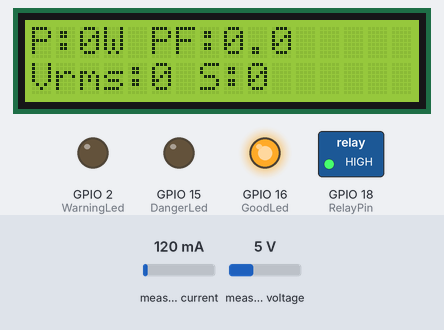
Bench run of a program on a simulated ESP32. On the bench: 16×2 character LCD, switched loads named in the program (green lamp = pin HIGH), output pins drawn as LEDs (lit = HIGH). Dashed ring = blinking. Inputs (shaded band) come from the test bench; at power-on: measured current 120 mA, measured voltage 5 V. WiFi joins after 1.5 s; servers stay silent unless stated; no MQTT or app messages arrive unless stated; what the program prints to the serial monitor is not drawn.

Above: at 2.2 s.
2.3 s: measured current set to 334 mA
At 3.5 s:
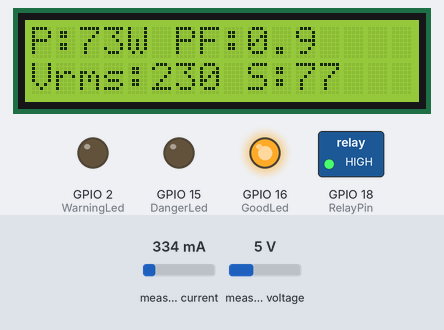
4.6 s: measured current set to 401 mA
At 5.9 s:
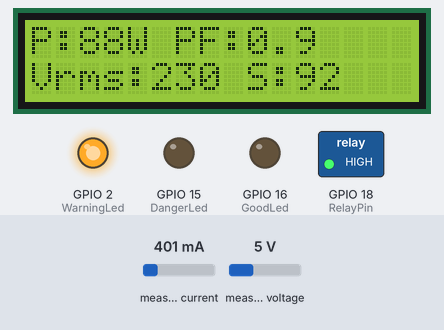
6.6 s: measured current set to 533 mA
At 9.9 s:
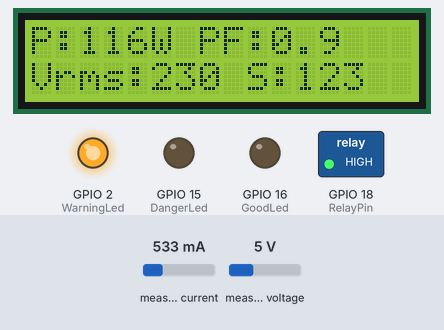
10.6 s: measured current set to 581 mA
At 11.12 s:
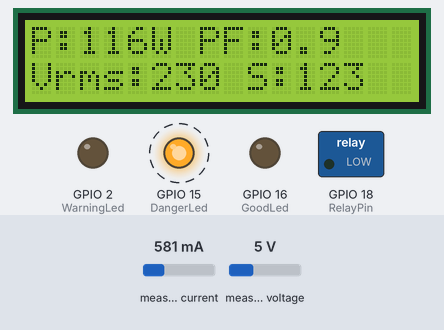
13.2 s: measured voltage set to 0.3 V
At 13.38 s:
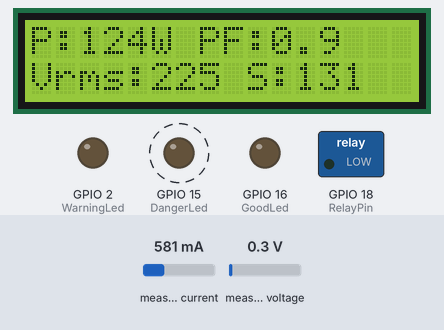
14.9 s: measured voltage set to 3.8 V
At 17.68 s:
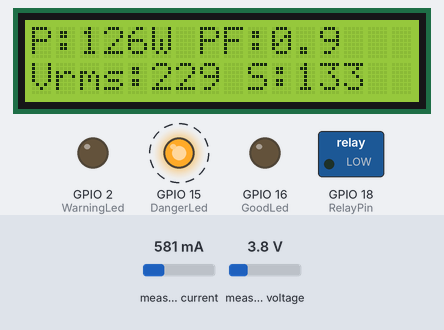
Timing chart, 0 to 19.8 s (numbered marks = the images above; inputs shaded):
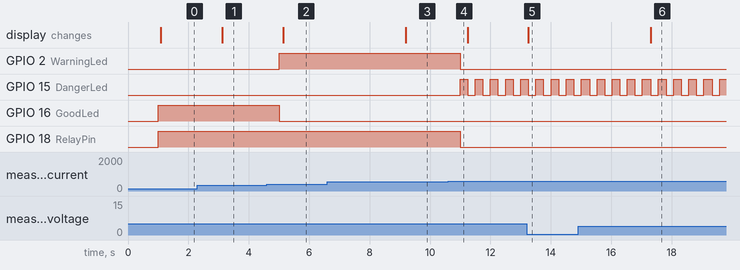

Measured:
- the behaviour switches between 366 and 367 mA on measured current (found by bisection; images 1 and 2)
- the behaviour switches between 549 and 550 mA on measured current (found by bisection; images 3 and 4)
- after the input at 2.3 s, the display: changes after 0.81 s (image 1)
- after the input at 4.6 s, GPIO 2 (WarningLed): LOW → HIGH after 0.40 s; GPIO 16 (GoodLed): HIGH → LOW after 0.40 s; the display: changes after 0.54 s (image 2)
- after the input at 6.6 s, the display: changes after 2.6 s (image 3)
- after the input at 10.6 s, GPIO 2 (WarningLed), GPIO 18 (RelayPin): HIGH → LOW after 0.40 s; GPIO 15 (DangerLed): alternates HIGH for 0.25 s and LOW for 0.25 s, starting after 0.40 s
- after the input at 13.2 s, the display: changes after 0.06 s (image 5)
- after the input at 14.9 s, the display: changes after 2.4 s (image 6)

The program:

main.cpp
```cpp
#include <Arduino.h>
#include <EmonLib.h>
#include <LiquidCrystal_I2C.h>
#include <WiFi.h>
#include <PubSubClient.h>

// --- INSTANCIAS ---
EnergyMonitor emon1;
LiquidCrystal_I2C lcd(0x27, 16, 2);  // Cambia si tu LCD tiene otra dirección

// --- PINES ---
const int DangerLed = 15;
const int WarningLed = 2;   // Cambié a GPIO 2 para evitar problemas con GPIO 0
const int GoodLed = 16;
const int RelayPin = 18;

// --- VARIABLES COMPARTIDAS ---
float realPower = 0;

// --- MUTEX ---
SemaphoreHandle_t powerMutex;

// --- WIFI y MQTT ---
const char* ssid = "pop-os-minitaller";
const char* password = "2356636656";
const char* mqtt_server = "192.168.1.19";

WiFiClient espClient;
PubSubClient client(espClient);

// ---------- FUNCIONES WIFI Y MQTT ----------
void setup_wifi() {
  delay(10);
  Serial.println();
  Serial.print("Conectando a ");
  Serial.println(ssid);

  WiFi.begin(ssid, password);

  while (WiFi.status() != WL_CONNECTED) {
    delay(500);
    Serial.print(".");
  }

  Serial.println("");
  Serial.println("WiFi conectado");
  Serial.print("IP: ");
  Serial.println(WiFi.localIP());
}

void reconnect() {
  while (!client.connected()) {
    Serial.print("Intentando conexión MQTT...");
    if (client.connect("esp32powermonitor", "esp32powermonitor", "123456")) {
      Serial.println("conectado");
    } else {
      Serial.print("falló, rc=");
      Serial.print(client.state());
      Serial.println(" intentando de nuevo en 5 segundos");
      delay(5000);
    }
  }
}

void mqttPublishPower(float power, float apparent, float pf, float voltage) {
  char msg[100];
  snprintf(msg, sizeof(msg),
           "{\"realPower\":%.2f,\"apparentPower\":%.2f,\"powerFactor\":%.2f,\"voltage\":%.2f}",
           power, apparent, pf, voltage);
  client.publish("home/energy/power", msg);
}

// ---------- TAREA DE MONITOREO ----------
void powerMonitorTask(void *pvParameters) {
  emon1.voltage(36, 85.714, 1.7);
  emon1.current(39, 5.8);

  for (;;) {
    emon1.calcVI(20, 2000);

    if (xSemaphoreTake(powerMutex, pdMS_TO_TICKS(100))) {
      realPower = emon1.realPower;
      xSemaphoreGive(powerMutex);
    }

    Serial.printf("P: %.2f W | S: %.2f VA | PF: %.2f | V: %.2f V\n",
                  emon1.realPower, emon1.apparentPower,
                  emon1.powerFactor, emon1.Vrms);

    vTaskDelay(pdMS_TO_TICKS(1000));
  }
}

// ---------- TAREA LED BUENO ----------
void statusGoodTask(void *pvParameters) {
  for (;;) {
    float power = 0;
    if (xSemaphoreTake(powerMutex, pdMS_TO_TICKS(100))) {
      power = realPower;
      xSemaphoreGive(powerMutex);
    }

    digitalWrite(GoodLed, power < 80 ? HIGH : LOW);
    vTaskDelay(pdMS_TO_TICKS(500));
  }
}

// ---------- TAREA LED ADVERTENCIA ----------
void statusWarningTask(void *pvParameters) {
  for (;;) {
    float power = 0;
    if (xSemaphoreTake(powerMutex, pdMS_TO_TICKS(100))) {
      power = realPower;
      xSemaphoreGive(powerMutex);
    }

    digitalWrite(WarningLed, (power >= 80 && power <= 120) ? HIGH : LOW);
    vTaskDelay(pdMS_TO_TICKS(500));
  }
}

// ---------- TAREA LED PELIGRO ----------
void statusDangerTask(void *pvParameters) {
  for (;;) {
    float power = 0;
    if (xSemaphoreTake(powerMutex, pdMS_TO_TICKS(100))) {
      power = realPower;
      xSemaphoreGive(powerMutex);
    }

    if (power > 120) {
      digitalWrite(DangerLed, HIGH);
      vTaskDelay(pdMS_TO_TICKS(250));
      digitalWrite(DangerLed, LOW);
      vTaskDelay(pdMS_TO_TICKS(250));
    } else {
      digitalWrite(DangerLed, LOW);
      vTaskDelay(pdMS_TO_TICKS(500));
    }
  }
}

// ---------- TAREA RELÉ ----------
void relayControlTask(void *pvParameters) {
  for (;;) {
    float power = 0;
    if (xSemaphoreTake(powerMutex, pdMS_TO_TICKS(100))) {
      power = realPower;
      xSemaphoreGive(powerMutex);
    }

    if (power > 120) {
      digitalWrite(RelayPin, LOW);   // Desconectar
    } else {
      digitalWrite(RelayPin, HIGH);  // Conectar
    }

    vTaskDelay(pdMS_TO_TICKS(500));
  }
}

// ---------- TAREA LCD ----------
void lcdDisplayTask(void *pvParameters) {
  lcd.init();
  lcd.backlight();

  for (;;) {
    float power = 0, apparent = 0, pf = 0, voltage = 0;

    if (xSemaphoreTake(powerMutex, pdMS_TO_TICKS(100))) {
      power    = emon1.realPower;
      apparent = emon1.apparentPower;
      pf       = emon1.powerFactor;
      voltage  = emon1.Vrms;
      xSemaphoreGive(powerMutex);
    }

    lcd.clear();
    lcd.setCursor(0, 0);
    lcd.print("P:");
    lcd.print(power, 0);
    lcd.print("W PF:");
    lcd.print(pf, 1);

    lcd.setCursor(0, 1);
    lcd.print("Vrms:");
    lcd.print(voltage, 0);
    lcd.print(" S:");
    lcd.print(apparent, 0);

    vTaskDelay(pdMS_TO_TICKS(2000));  // Actualiza cada 2 segundos
  }
}

// ---------- TAREA MQTT ----------
void mqttTask(void *pvParameters) {
  setup_wifi();
  client.setServer(mqtt_server, 1883);

  for (;;) {
    if (!client.connected()) {
      reconnect();
    }
    client.loop();

    // Leer valores protegidos
    float power = 0, apparent = 0, pf = 0, voltage = 0;
    if (xSemaphoreTake(powerMutex, pdMS_TO_TICKS(100))) {
      power    = emon1.realPower;
      apparent = emon1.apparentPower;
      pf       = emon1.powerFactor;
      voltage  = emon1.Vrms;
      xSemaphoreGive(powerMutex);
    }

    mqttPublishPower(power, apparent, pf, voltage);

    vTaskDelay(pdMS_TO_TICKS(5000));  // Publica cada 5 segundos
  }
}

// ---------- SETUP ----------
void setup() {
  Serial.begin(9600);
  delay(1000);

  pinMode(GoodLed, OUTPUT);
  pinMode(WarningLed, OUTPUT);
  pinMode(DangerLed, OUTPUT);
  pinMode(RelayPin, OUTPUT);

  digitalWrite(RelayPin, HIGH);  // Relay ON

  powerMutex = xSemaphoreCreateMutex();

  xTaskCreatePinnedToCore(powerMonitorTask, "PowerMonitor", 8192, NULL, 2, NULL, 0);
  xTaskCreate(statusGoodTask, "GoodLED", 1024, NULL, 1, NULL);
  xTaskCreate(statusWarningTask, "WarningLED", 1024, NULL, 1, NULL);
  xTaskCreate(statusDangerTask, "DangerLED", 1024, NULL, 3, NULL);
  xTaskCreate(relayControlTask, "RelayControl", 1024, NULL, 4, NULL);
  xTaskCreate(lcdDisplayTask, "LCDDisplay", 2048, NULL, 1, NULL);
  xTaskCreate(mqttTask, "MQTTTask", 4096, NULL, 1, NULL);
}

void loop() {
  // Nada aquí
}
```

emolib_test.cpp
```cpp
// #include <Wire.h>
// #include <LiquidCrystal_I2C.h>
// #include <EmonLib.h>

// // Dirección por defecto del LCD I2C. Cambia si es distinta (0x27 o 0x3F suelen ser comunes)
// LiquidCrystal_I2C lcd(0x27, 16, 2);

// void setup() {
//   // Configura pines SDA y SCL en el ESP32
//   Wire.begin(22, 23);

//   lcd.init();           // Inicializa el LCD
//   lcd.backlight();      // Enciende la luz de fondo

//   lcd.setCursor(0, 0);  // Coloca el cursor en la columna 0, fila 0
//   lcd.print("Hola Xavier!");

//   lcd.setCursor(0, 1);  // Coloca el cursor en la fila 1
//   lcd.print("LCD I2C listo");
// }

// void loop() {
//   // No hace nada en el loop
// }

// #include "EmonLib.h"             // Include Emon Library
// EnergyMonitor emon1;             // Create an instance

// void setup()
// {
//   Serial.begin(9600);

//   emon1.voltage(36, 85.714, 1.7);  // Voltage: input pin, calibration, phase_shift
//   emon1.current(39, 5.8);       // Current: input pin, calibration.
// }

// void loop()
// {
//   emon1.calcVI(20,2000);         // Calculate all. No.of half wavelengths (crossings), time-out
//   emon1.serialprint();           // Print out all variables (realpower, apparent power, Vrms, Irms, power factor)

//   // float realPower       = emon1.realPower;        //extract Real Power into variable
//   // float apparentPower   = emon1.apparentPower;    //extract Apparent Power into variable
//   // float powerFActor     = emon1.powerFactor;      //extract Power Factor into Variable
//   float supplyVoltage   = emon1.Vrms;             //extract Vrms into Variable
//   float Irms            = emon1.Irms;             //extract Irms into Variable
// }
```

tasks_power.cpp
```cpp
// #include <Arduino.h>
// #include <EmonLib.h>
// #include "tasks_power.h"

// // Global objects (or put in a shared struct with mutex if needed)
// EnergyMonitor emonVoltage;
// EnergyMonitor emonCurrent;

// float globalCurrent = 0.0;
// float globalVoltage = 0.0;
// float globalPower = 0.0;

// // Mutex for shared variables (optional but recommended)
// SemaphoreHandle_t powerMutex;

// void taskCurrentSense(void* pvParameters) {
//   emonCurrent.current(34, 111.1);  // A0 or GPIO 34
//   for (;;) {
//     float current = emonCurrent.calcIrms(1480);
//     xSemaphoreTake(powerMutex, portMAX_DELAY);
//     globalCurrent = current;
//     xSemaphoreGive(powerMutex);
//     vTaskDelay(pdMS_TO_TICKS(500));
//   }
// }

// void taskVoltageSense(void* pvParameters) {
//   emonVoltage.voltage(35, 234.26, 1.7);  // Adjust calibration
//   for (;;) {
//     float voltage = emonVoltage.calcVrms(1480);
//     xSemaphoreTake(powerMutex, portMAX_DELAY);
//     globalVoltage = voltage;
//     xSemaphoreGive(powerMutex);
//     vTaskDelay(pdMS_TO_TICKS(500));
//   }
// }

// void taskPowerCalc(void* pvParameters) {
//   for (;;) {
//     xSemaphoreTake(powerMutex, portMAX_DELAY);
//     float current = globalCurrent;
//     float voltage = globalVoltage;
//     xSemaphoreGive(powerMutex);

//     globalPower = voltage * current;

//     Serial.printf("V: %.2f V | I: %.2f A | P: %.2f W\n", voltage, current, globalPower);
//     vTaskDelay(pdMS_TO_TICKS(1000));
//   }
// }

// void createPowerTask() {
//   powerMutex = xSemaphoreCreateMutex();

//   xTaskCreatePinnedToCore(taskCurrentSense, "CurrentSense", 2048, NULL, 1, NULL, 1);
//   xTaskCreatePinnedToCore(taskVoltageSense, "VoltageSense", 2048, NULL, 1, NULL, 1);
//   xTaskCreatePinnedToCore(taskPowerCalc,   "PowerCalc",    2048, NULL, 1, NULL, 1);
// }
```
